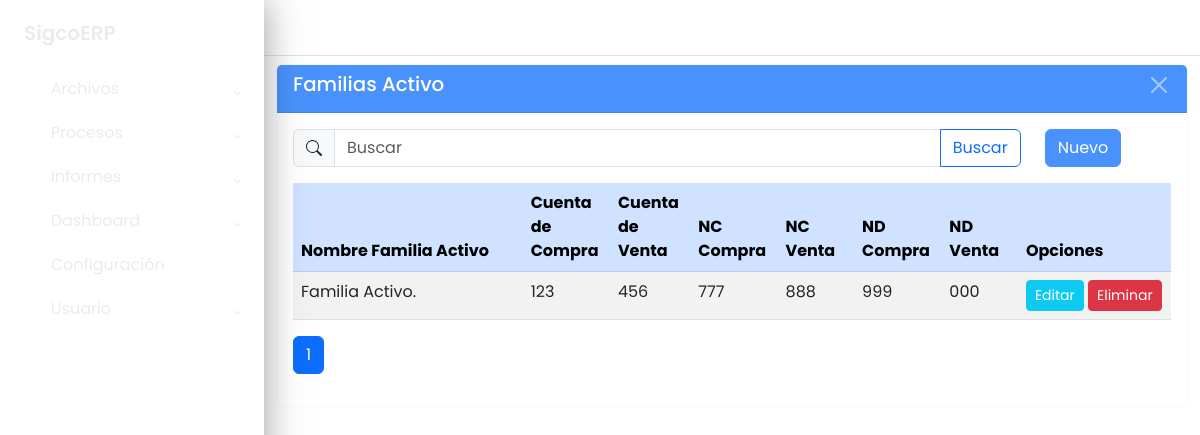
The app's page /maestros/clas_activo/listar/ with its own data.
### apps/maestros/models/models_base.py (models this page shows, shortened)
class ClasActivo(ModeloBaseGenerico):
	id_clas_activo = models.AutoField(primary_key=True)
	nombre_familia_activo = models.CharField("Nombre Familia Activo", max_length=50,
											 null=True, blank=True)
	cta_compra = models.CharField("Cuenta de Compra", max_length=12, null=True,
								  blank=True)
	cta_venta = models.CharField("Cuenta de Venta", max_length=12, null=True,
								 blank=True)
	nc_compra = models.CharField("NC Compra", max_length=12, null=True,
								 blank=True)
	nc_venta = models.CharField("NC Venta", max_length=12, null=True,
								blank=True)
	nd_compra = models.CharField("ND Compra", max_length=12, null=True,
								 blank=True)
	nd_venta = models.CharField("ND Venta", max_length=12, null=True,
								blank=True)
	class Meta:
		db_table = 'sgc_clas_activo'
		verbose_name = ('Familia Activo')
		verbose_name_plural = ('Familias Activo')
		ordering = ['nombre_familia_activo']

### apps/maestros/views/clas_activo_views.py (the view)
class ClasActivoListView(GenericListView):
	model = modelo
	context_object_name = 'datos'
	template_name = f"maestros/{url_list}.html"
	cadena_filtro = "Q(nombre_familia_activo__icontains=text) | \
					 Q(cta_compra__icontains=text) | \
					 Q(cta_venta__icontains=text)"
	extra_context = {
		"titulo": model._meta.verbose_name_plural,
		"url_inicio": url_home,
		"url_create": url_create,
		"url_update": url_update,
		"url_delete": url_delete
	}

### apps/maestros/views/cruds_views_generics.py (called while the page is built)
    def get_queryset(self):
        queryset = super().get_queryset()
        text = self.request.GET.get('buscar', '')
        if text and self.cadena_filtro:
            queryset = queryset.filter(eval(self.cadena_filtro))
        return queryset

    def get_context_data(self, **kwargs):
        context = super().get_context_data(**kwargs)
        context["buscar"] = self.request.GET.get('buscar', '')
        return context

### apps/maestros/templates/maestros/clas_activo_list.html (shortened to what this page needs)
{% extends 'base.html' %}
{% block main %}
	<div class="wrapper">
		{% block sidebar %}
			{% include 'sidebar.html' %}
		{% endblock sidebar %}
		{% block maincomponent %}
			<div class="main">
				{% block buttonsidebartoggle %}
					{% include 'buttonsidebartoggle.html' %}
				{% endblock buttonsidebartoggle %}
				{% block principalcomponent %}
					<div class="container-fluid">
						<div class="card border-light mb-3 mt-2">
							<div class="card-header text-white bg-primary opacity-75 d-flex
									justify-content-between">
								<h3>{{ titulo }}</h3>
								<button type="button" class="btn-close btn-close-white"
									aria-label="Close"
									onclick="window.location.href='{% url url_inicio %}'">
								</button>
							</div>
							<div class="card-body">
								<div class="row">
									<div class="col col-10">
										<form method="get">
											<div class="input-group flex-nowrap">
												<span class="input-group-text">
												</span>
												<input type="text" class="form-control" name="buscar"
													value="{{ buscar }}" placeholder="Buscar"
													autocomplete="off">
												<button class="btn btn-outline-primary">
													Buscar
												</button>
											</div>
										</form>
									</div>
									<div class="col col-2">
										<a href="{% url url_create %}"
												class="btn btn-primary opacity-75">
											Nuevo
										</a>
									</div>
								</div>
								<div class="table-responsive mt-3">
									<table class="table table-striped">
										<thead class="table-primary">
											<tr>
												<th class="col-3">Nombre Familia Activo</th>
												<th class="col-1">Cuenta de Compra</th>
												<th class="col-1">Cuenta de Venta</th>
												<th class="col-1">NC Compra</th>
												<th class="col-1">NC Venta</th>
												<th class="col-1">ND Compra</th>
												<th class="col-1">ND Venta</th>
												<th class="col-2">Opciones</th>
											</tr>
										</thead>
										<tbody>
											{% for dato in datos %}
												<tr>
													<td>{{ dato.nombre_familia_activo }}</td>
													<td>{{ dato.cta_compra }}</td>
													<td>{{ dato.cta_venta }}</td>
													<td>{{ dato.nc_compra }}</td>
													<td>{{ dato.nc_venta }}</td>
													<td>{{ dato.nd_compra }}</td>
													<td>{{ dato.nd_venta }}</td>
													<td>
														<a href="{% url url_update dato.pk %}"
																class="btn btn-info text-white btn-sm">
															Editar
														</a>
														<a href="{% url url_delete dato.pk %}"
																class="btn btn-danger text-white btn-sm">
															Eliminar
														</a>
													</td>
												</tr>
											{% endfor %}
										</tbody>
									</table>
									{% block paginador %}
										{% include 'paginador.html' %}
									{% endblock %}
								</div>
							</div>
						</div>
					</div>
				{% endblock principalcomponent %}
			</div>
		{% endblock maincomponent %}
	</div>
{% endblock main %}

### static/css/style.css (style rules this page uses)
body { font-family: 'Poppins', sans-serif; margin: 0; background-image: url("../img/background-image.jpg"); background-repeat: no-repeat; background-position: center bottom; background-size: cover; }
h3 { font-size: 1.2375rem; color: #FFF; }
.wrapper { align-items: stretch; display: flex; width: 100%; }
.main { display: flex; flex-direction: column; min-height: 100vh; width: 100%; overflow: hidden; transition: all 0.35s ease-in-out; }

### records on screen
ClasActivo: nombre_familia_activo "Familia Activo.", cta_compra "123", cta_venta "456", nc_compra "777", nc_venta "888", nd_compra "999", nd_venta "000"

### other values on screen
{{ titulo }} "Familias Activo"
{{ i }} "1"
